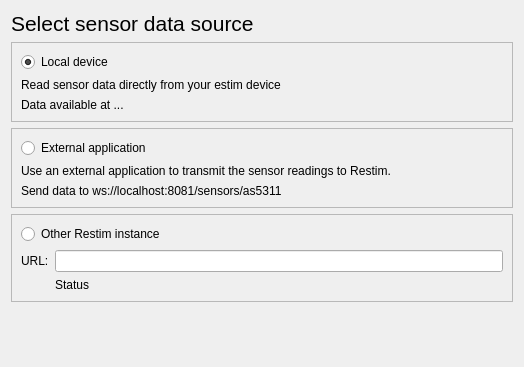
<?xml version="1.0" encoding="UTF-8"?>
<ui version="4.0">
 <class>SensorCategory</class>
 <widget class="QWidget" name="SensorCategory">
  <property name="geometry">
   <rect>
    <x>0</x>
    <y>0</y>
    <width>524</width>
    <height>367</height>
   </rect>
  </property>
  <property name="windowTitle">
   <string>Form</string>
  </property>
  <layout class="QVBoxLayout" name="verticalLayout">
   <item>
    <widget class="QLabel" name="label">
     <property name="text">
      <string>&lt;html&gt;&lt;head/&gt;&lt;body&gt;&lt;p&gt;&lt;span style=&quot; font-size:16pt;&quot;&gt;Select sensor data source&lt;/span&gt;&lt;/p&gt;&lt;/body&gt;&lt;/html&gt;</string>
     </property>
    </widget>
   </item>
   <item>
    <widget class="QFrame" name="frame">
     <property name="frameShape">
      <enum>QFrame::Shape::StyledPanel</enum>
     </property>
     <property name="frameShadow">
      <enum>QFrame::Shadow::Raised</enum>
     </property>
     <layout class="QVBoxLayout" name="verticalLayout_2">
      <item>
       <widget class="QRadioButton" name="radio_device">
        <property name="text">
         <string>Local device</string>
        </property>
        <property name="checked">
         <bool>true</bool>
        </property>
        <attribute name="buttonGroup">
         <string notr="true">buttonGroup</string>
        </attribute>
       </widget>
      </item>
      <item>
       <widget class="QLabel" name="label_2">
        <property name="text">
         <string>Read sensor data directly from your estim device</string>
        </property>
       </widget>
      </item>
      <item>
       <widget class="QLabel" name="label_device_url">
        <property name="text">
         <string>Data available at ...</string>
        </property>
       </widget>
      </item>
     </layout>
    </widget>
   </item>
   <item>
    <widget class="QFrame" name="frame_2">
     <property name="frameShape">
      <enum>QFrame::Shape::StyledPanel</enum>
     </property>
     <property name="frameShadow">
      <enum>QFrame::Shadow::Raised</enum>
     </property>
     <layout class="QVBoxLayout" name="verticalLayout_3">
      <item>
       <widget class="QRadioButton" name="radio_external">
        <property name="text">
         <string>External application</string>
        </property>
        <attribute name="buttonGroup">
         <string notr="true">buttonGroup</string>
        </attribute>
       </widget>
      </item>
      <item>
       <widget class="QLabel" name="label_4">
        <property name="text">
         <string>Use an external application to transmit the sensor readings to Restim.</string>
        </property>
       </widget>
      </item>
      <item>
       <widget class="QLabel" name="label_external_url">
        <property name="text">
         <string>Send data to ws://localhost:8081/sensors/as5311</string>
        </property>
       </widget>
      </item>
     </layout>
    </widget>
   </item>
   <item>
    <widget class="QFrame" name="frame_3">
     <property name="frameShape">
      <enum>QFrame::Shape::StyledPanel</enum>
     </property>
     <property name="frameShadow">
      <enum>QFrame::Shadow::Raised</enum>
     </property>
     <layout class="QFormLayout" name="formLayout">
      <item row="0" column="0" colspan="2">
       <widget class="QRadioButton" name="radio_pull_data">
        <property name="text">
         <string>Other Restim instance</string>
        </property>
        <attribute name="buttonGroup">
         <string notr="true">buttonGroup</string>
        </attribute>
       </widget>
      </item>
      <item row="1" column="0">
       <widget class="QLabel" name="label_3">
        <property name="text">
         <string>URL:</string>
        </property>
       </widget>
      </item>
      <item row="1" column="1">
       <widget class="QLineEdit" name="line_restim_url"/>
      </item>
      <item row="2" column="1">
       <widget class="QLabel" name="label_status">
        <property name="text">
         <string>Status</string>
        </property>
       </widget>
      </item>
     </layout>
    </widget>
   </item>
   <item>
    <spacer name="verticalSpacer">
     <property name="orientation">
      <enum>Qt::Orientation::Vertical</enum>
     </property>
     <property name="sizeHint" stdset="0">
      <size>
       <width>20</width>
       <height>40</height>
      </size>
     </property>
    </spacer>
   </item>
  </layout>
 </widget>
 <resources/>
 <connections/>
 <buttongroups>
  <buttongroup name="buttonGroup"/>
 </buttongroups>
</ui>
